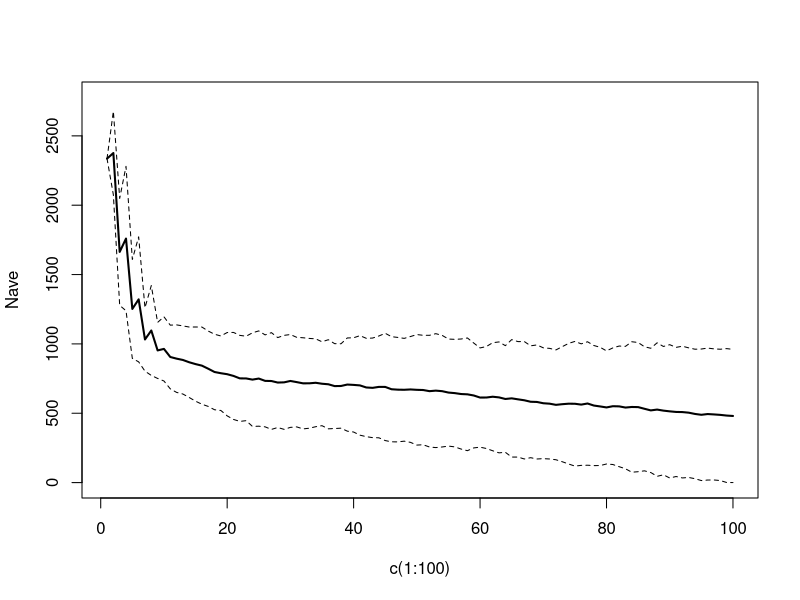
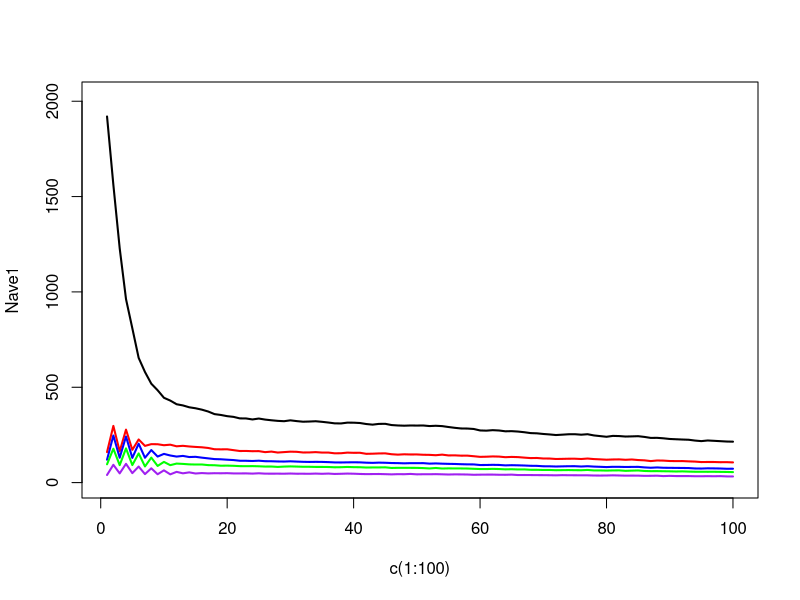

The R source for these figures, in order:
#with ceiling-type density dependence and stochastic variation in annual survival rate 

library(MASS)


######### set up site effects and calculate probability of hatching a nest during the season #######
### functions to calculate probability of hatching at least one nest for exclosed/unexclosed ####
### this set up is a bit cumbersome but likely best way to build reactive decision tool; set these up once and then r can recalculate only when needed ####

h.un.calc<-function(alpha.a,alpha.p,alpha.f, eta.a,eta.p,r2,r3,m){
  lin.f<-exp(alpha.f)
  lin.a<-exp(alpha.a+eta.a)
  lin.p<-exp(alpha.p+eta.p)
  survp<-1/(lin.f+lin.a+lin.p+1)   #daily survival probability
  
  #period fate probabilities for each nest
  pred.p<-((lin.p/(lin.f+lin.a+lin.p+1))/(1-survp)*(1-survp^34))  #predation unexclosed
  a.p.un<-((lin.a/(lin.f+lin.a+lin.p+1))/(1-survp)*(1-survp^34))  #abandonment unexclosed
  flood.p<-((lin.f/(lin.f+lin.a+lin.p+1))/(1-survp)*(1-survp^34))  #flooding probability
  o.un<-flood.p+pred.p
  hatch.un<-survp^34  #probability of period survival unexclosed nest
  h.un<-hatch.un+r2*(o.un*hatch.un+a.p.un*(1-m)*hatch.un+o.un*(o.un*r3+a.p.un*(1-m)*r3*hatch.un)+
                       a.p.un*(1-m)*(o.un*hatch.un+a.p.un*(1-m)*r3*hatch.un))
  
  
}

h.ex.calc<-function(alpha.a,alpha.p,alpha.f, beta.a.ex, beta.p.ex, eta.a,eta.p,r2,r3,m){
  
  lin.f.ex<-exp(alpha.f)
  lin.a.ex<-exp(alpha.a + eta.a + beta.a.ex)
  lin.p.ex<-exp(alpha.p + eta.p + beta.p.ex)
  survp.ex<-1/(lin.f.ex+lin.a.ex+lin.p.ex+1)
  pred.p.ex<-((lin.p.ex/(lin.f.ex+lin.a.ex+lin.p.ex+1))/(1-survp.ex)*(1-survp.ex^34))
  a.p.ex<-((lin.a.ex/(lin.f.ex+lin.a.ex+lin.p.ex+1))/(1-survp.ex)*(1-survp.ex^34))
  flood.p.ex<-((lin.f.ex/(lin.f.ex+lin.a.ex+lin.p.ex+1))/(1-survp.ex)*(1-survp.ex^34))
  
  hatch.ex<-survp.ex^34   #probability of period survival exclosed nest
  o.ex<-flood.p.ex+pred.p.ex 
  h.ex<-hatch.ex+r2*(o.ex*hatch.ex+a.p.ex*(1-m)*hatch.ex+o.ex*(o.ex*r3+a.p.ex*(1-m)*r3*hatch.ex)+
                       a.p.ex*(1-m)*(o.ex*hatch.ex+a.p.ex*(1-m)*r3*hatch.ex))
}

aban.ex.calc<-function(alpha.a,alpha.p,alpha.f, beta.a.ex, beta.p.ex, eta.a,eta.p){
  
  lin.f.ex<-exp(alpha.f)
  lin.a.ex<-exp(alpha.a + eta.a + beta.a.ex)
  lin.p.ex<-exp(alpha.p + eta.p + beta.p.ex)
  survp.ex<-1/(lin.f.ex+lin.a.ex+lin.p.ex+1)
  a.p.ex<-((lin.a.ex/(lin.f.ex+lin.a.ex+lin.p.ex+1))/(1-survp.ex)*(1-survp.ex^34))
}
aban.un.calc<-function(alpha.a, alpha.p, alpha.f, eta.a, eta.p){
  
  lin.f<-exp(alpha.f)
  lin.a<-exp(alpha.a+eta.a)
  lin.p<-exp(alpha.p+eta.p)
  survp<-1/(lin.f+lin.a+lin.p+1)
  a.p.un<-((lin.a/(lin.f+lin.a+lin.p+1))/(1-survp)*(1-survp^34)) 
}


###################################### 

##set up:

#permutation matrix

E11<-matrix(0, nrow=2, ncol=5)
E12<-matrix(0, nrow=2, ncol=5)
E13<-matrix(0, nrow=2, ncol=5)
E14<-matrix(0, nrow=2, ncol=5)
E15<-matrix(0, nrow=2, ncol=5)
E21<-matrix(0, nrow=2, ncol=5)
E22<-matrix(0, nrow=2, ncol=5)
E23<-matrix(0, nrow=2, ncol=5)
E24<-matrix(0, nrow=2, ncol=5)
E25<-matrix(0, nrow=2, ncol=5)

E11[1,1]<-1
E12[1,2]<-1
E13[1,3]<-1
E14[1,4]<-1
E15[1,5]<-1
E21[2,1]<-1
E22[2,2]<-1
E23[2,3]<-1
E24[2,4]<-1
E25[2,5]<-1

P<-E11%x%t(E11) + E12%x%t(E12) + E13%x%t(E13) + E14%x%t(E14) + E15%x%t(E15) +
  E21%x%t(E21) + E22%x%t(E22) + E23%x%t(E23) + E24%x%t(E24) + E25%x%t(E25)


# site-independent variables  ##current values from run of "basic_approach_revise"; replace with final values after model finishes

r2<-0.7
r3<-0.7
m<-0.7   ###### should change to separate mortalities associated with exclosed-abandoned and unexclosed-abandoned ######
yt=0.99  
ys=0.68  
Phij=0.52  
Phia=0.74
f<-0.4
f.CV=0.06  #already on log-odds scale
CV=0.1
alpha.a<- -7.356
alpha.p<- -3.99
alpha.f<- -5.35
beta.a.ex<- 1.5
beta.p.ex<- -2.1
E<-0.94
rr.ad<-0.95  #adult site fidelity
rr.sy<-0.2  #second-year site fidelity

##baseline mortality risk: abandonment at unexclosed nests
a.p.un<-aban.un.calc(alpha.a, alpha.p, alpha.f, eta.a = 0, eta.p = 0)
m.a.un = yt*(a.p.un*m+a.p.un*(1-m)*r2*(a.p.un*m+a.p.un*(1-m)*r3*a.p.un*m))
m.s.un = ys*(a.p.un*m+a.p.un*(1-m)*r2*(a.p.un*m+a.p.un*(1-m)*r3*a.p.un*m))

###site-specific variables

#site 1 (=average sites) (=37/46 sites = 80% of population)
eta.p1 <- 0
eta.a1 <- 0

h.ex.1 <- h.ex.calc(alpha.a, alpha.p,alpha.f, beta.a.ex, beta.p.ex, eta.a1,eta.p1,r2,r3,m)
h.un.1 <- h.un.calc(alpha.a, alpha.p, alpha.f, eta.a1, eta.p1, r2, r3, m)
n.ex.1 <- 1
a.p.ex.1 <- aban.ex.calc(alpha.a,alpha.p,alpha.f, beta.a.ex, beta.p.ex, eta.a1, eta.p1)
a.p.un.1 <- aban.un.calc(alpha.a, alpha.p, alpha.f, eta.a1,eta.p1)

Nsy.site1.0<-0.8*2000/2*1.4   #start close to stable stage distribution - is this why there is a small jump followed by plateau or decline
Nad.site1.0<-0.8*2000/2
K.site1<-0.8*3000

#site 2 = high aban ave pred  (=4/46 = 8% of population)
eta.p2<-0
eta.a2<-1.5
h.ex.2 <- h.ex.calc(alpha.a, alpha.p,alpha.f, beta.a.ex, beta.p.ex, eta.a=eta.a2,eta.p=eta.p2,r2,r3,m)
h.un.2<-h.un.calc(alpha.a, alpha.p, alpha.f, eta.a=eta.a2, eta.p=eta.p2, r2, r3, m)
n.ex.2<-0.5
a.p.ex.2 <- aban.ex.calc(alpha.a,alpha.p,alpha.f, beta.a.ex, beta.p.ex, eta.a=eta.a2,eta.p=eta.a2)
a.p.un.2 <- aban.un.calc(alpha.a, alpha.p, alpha.f, eta.a=eta.a2, eta.p=eta.p2)

Nsy.site2.0<-0.08*2000/2
Nad.site2.0<-0.08*2000/2
K.site2<-0.08*3000

#site 3 = high pred ave aban  (=6% of population)
eta.p3<-0.5
eta.a3<-0
h.ex.3 <- h.ex.calc(alpha.a, alpha.p,alpha.f, beta.a.ex, beta.p.ex, eta.a=eta.a3,eta.p=eta.p3,r2,r3,m)
h.un.3<-h.un.calc(alpha.a, alpha.p, alpha.f, eta.a=eta.a3, eta.p=eta.p3, r2, r3, m)
n.ex.3<-1
a.p.ex.3 <- aban.ex.calc(alpha.a,alpha.p,alpha.f, beta.a.ex, beta.p.ex, eta.a=eta.a3,eta.p=eta.a3)
a.p.un.3 <- aban.un.calc(alpha.a, alpha.p, alpha.f, eta.a=eta.a3, eta.p=eta.p3)

Nsy.site3.0<-0.06*2000/2
Nad.site3.0<-0.06*2000/2
K.site3<-0.06*3000

#site 4 = ave pred low aban  (=4% of population)
eta.p4<-0
eta.a4<- -1.2
h.ex.4 <- h.ex.calc(alpha.a, alpha.p,alpha.f, beta.a.ex, beta.p.ex, eta.a=eta.a4,eta.p=eta.p4,r2,r3,m)
h.un.4<-h.un.calc(alpha.a, alpha.p, alpha.f, eta.a=eta.a4, eta.p=eta.p4, r2, r3, m)
n.ex.4<-1
a.p.ex.4 <- aban.ex.calc(alpha.a,alpha.p,alpha.f, beta.a.ex, beta.p.ex, eta.a=eta.a4,eta.p=eta.a4)
a.p.un.4 <- aban.un.calc(alpha.a, alpha.p, alpha.f, eta.a=eta.a4, eta.p=eta.p4)

Nsy.site4.0<-0.04*2000/2*1.4
Nad.site4.0<-0.04*2000/2
K.site4<-0.04*3000

#site 5 = focal site  
eta.p5<- -1.5
eta.a5<- -3
h.ex.5 <- h.ex.calc(alpha.a, alpha.p,alpha.f, beta.a.ex, beta.p.ex, eta.a=eta.a5,eta.p=eta.p5,r2,r3,m)
h.un.5<-h.un.calc(alpha.a, alpha.p, alpha.f, eta.a=eta.a5, eta.p=eta.p5, r2, r3, m)
n.ex.5<-1
a.p.ex.5 <- aban.ex.calc(alpha.a,alpha.p,alpha.f, beta.a.ex, beta.p.ex, eta.a=eta.a5,eta.p=eta.a5)
a.p.un.5 <- aban.un.calc(alpha.a, alpha.p, alpha.f, eta.a=eta.a5, eta.p=eta.p5)

Nsy.site5.0<-20
Nad.site5.0<-20
K.site5<-60

##relative site sizes to use for caluclating dispersal rates

P12<-(K.site2/sum(K.site2+K.site3+K.site4+K.site5))  #when dispersing from site 1 to 2, probability based on size of site 2 relative to all site choices (2:5)
P13<-(K.site3/sum(K.site2+K.site3+K.site4+K.site5))
P14<-(K.site4/sum(K.site2+K.site3+K.site4+K.site5))
P15<-(K.site5/sum(K.site2+K.site3+K.site4+K.site5))
P21<-(K.site1/sum(K.site1+K.site3+K.site4+K.site5))
P23<-(K.site3/sum(K.site1+K.site3+K.site4+K.site5))
P24<-(K.site4/sum(K.site1+K.site3+K.site4+K.site5))
P25<-(K.site5/sum(K.site1+K.site3+K.site4+K.site5))
P31<-(K.site1/sum(K.site1+K.site2+K.site4+K.site5))
P32<-(K.site2/sum(K.site1+K.site2+K.site4+K.site5))
P34<-(K.site4/sum(K.site1+K.site2+K.site4+K.site5))
P35<-(K.site5/sum(K.site1+K.site2+K.site4+K.site5))
P41<-(K.site1/sum(K.site1+K.site2+K.site3+K.site5))
P42<-(K.site2/sum(K.site1+K.site2+K.site3+K.site5))
P43<-(K.site3/sum(K.site1+K.site2+K.site3+K.site5))
P45<-(K.site4/sum(K.site1+K.site2+K.site3+K.site5))
P51<-(K.site1/sum(K.site1+K.site2+K.site3+K.site4))
P52<-(K.site2/sum(K.site1+K.site2+K.site3+K.site5))
P53<-(K.site3/sum(K.site1+K.site2+K.site3+K.site5))
P54<-(K.site4/sum(K.site1+K.site2+K.site3+K.site5))


#calculate SD for vital rates 
sdPhij=CV*Phij
sdPhia=CV*Phia

#sd on logit scale
sdPhijlogit=sdPhij/(Phij*(1-Phij))
sdPhialogit=sdPhia/(Phia*(1-Phia))

vcovSurv=matrix(c(sdPhijlogit^2,sdPhijlogit*sdPhialogit, sdPhijlogit*sdPhialogit, sdPhialogit^2),2,2,byrow=TRUE)

sdf=f.CV*f   #value of f.CV already on log-odds scale


###########initialize stuff
n.iter=100
n.year=100
Nmatrix<-matrix(0,nrow=n.iter,ncol=n.year)
Nmatrix1<-matrix(0,nrow=n.iter,ncol=n.year)
Nmatrix2<-matrix(0,nrow=n.iter,ncol=n.year)
Nmatrix3<-matrix(0,nrow=n.iter,ncol=n.year)
Nmatrix4<-matrix(0,nrow=n.iter,ncol=n.year)
Nmatrix5<-matrix(0,nrow=n.iter,ncol=n.year)
Extinct<-0
lambda<-matrix(0,nrow=n.iter,ncol=n.year)
lambda.site<-matrix(0,nrow=n.iter,ncol=n.year)
lambda4<-matrix(0, nrow=n.iter, ncol=n.year)


##start loop

for(iter in 1:n.iter){ 
  #set up initial population sizes (some of this can be initialized before loop)
  popmat1<-matrix(0,10,n.year)
  popmat1[1,1]<-Nsy.site1.0
  popmat1[2,1]<-Nsy.site2.0
  popmat1[3,1]<-Nsy.site3.0
  popmat1[4,1]<-Nsy.site4.0
  popmat1[5,1]<-Nsy.site5.0
  popmat1[6,1]<-Nad.site1.0
  popmat1[7,1]<-Nad.site2.0
  popmat1[8,1]<-Nad.site3.0
  popmat1[9,1]<-Nad.site4.0
  popmat1[10,1]<-Nad.site5.0
  
  
  Ntotal1<-c(popmat1[1,1]+popmat1[2,1]+popmat1[3,1]+popmat1[4,1]+popmat1[5,1]+popmat1[6,1]+popmat1[7,1]
             +popmat1[8,1]+popmat1[9,1]+popmat1[10,1],rep(0, n.year-1))
  Nsite.1<-c(popmat1[1,1]+popmat1[6,1], rep(0,n.year-1))
  Nsite.2<-c(popmat1[2,1]+popmat1[7,1], rep(0,n.year-1))
  Nsite.3<-c(popmat1[3,1]+popmat1[8,1], rep(0,n.year-1))
  Nsite.4<-c(popmat1[4,1]+popmat1[9,1], rep(0,n.year-1))
  Nsite.5<-c(popmat1[5,1]+popmat1[10,1], rep(0,n.year-1))
  
  
  for(i in 2:n.year){
    
    #generate stochastic winter survival (adult and juveniles correlated) for use at all sites
    
    survmean.w<-plogis(mvrnorm(1,c(qlogis(Phij),qlogis(Phia)),vcovSurv))
    Phij.w <- survmean.w[1]^(10/12)
    Phia.w <- survmean.w[2]^(10/12)
    survmean.b<-plogis(mvrnorm(1,c(qlogis(Phij),qlogis(Phia)),vcovSurv))
    Phijt.b<-survmean.b[1]^(2/12)
    Phiat.b<-survmean.b[2]^(2/12)
    
    ###Site 1:	
    #ceiling: sets probability of nesting to 0 for females in excess of carrying capacity
    if (Nsite.1[i-1]>K.site1){
      
      ytt1<-(popmat1[6,i-1]/Nsite.1[i-1])*(0+K.site1/Nsite.1[i-1]*yt)  #proportion of adults in population * (excess*0 + nonexcess*Fa)
      yst1<-(popmat1[1,i-1]/Nsite.1[i-1])*(0+K.site1/Nsite.1[i-1]*ys)  
      dsy21t<-0; dsy31t<-0; dsy41t<-0; dsy51t<-0  #no dispersal into site 1 if above K
      rr.sy1t<-((Nsite.1[i-1]-K.site1)*(1/0.95)+K.site1*rr.sy)/Nsite.1[i-1]  #if above K, excess birds disperse with prob = 95%
      rr.ad1t<-((Nsite.1[i-1]-K.site1)*(1/0.95)+K.site1*rr.ad)/Nsite.1[i-1]
    }#excess females 
    else{ #default values
      ytt1<-yt
      yst1<-ys
      rr.sy1t<-rr.sy
      rr.ad1t<-rr.ad
      
    }
    
    #yearly fecundity rates; 2 (=female eggs) * hatch.proportion *prob nesting * prob hatch  (=females hatched)  #demographic stochasticity: E[i] rpois(clutch.size)
    Fat1<-ytt1*(2*E*(n.ex.1*h.ex.1 + (1-n.ex.1)*h.un.1))
    Fst1<-yst1*(2*E*(n.ex.1*h.ex.1 + (1-n.ex.1)*h.un.1))
    
    #adult mortality
    m.a.ex.1=ytt1*(a.p.ex.1*m+a.p.ex.1*(1-m)*r2*(a.p.ex.1*m+a.p.ex.1*(1-m)*r3*a.p.ex.1*m))  
    #m.a.un.1=ytt1*(a.p.un*m+a.p.un*(1-m)*r2*(a.p.un*m+a.p.un*(1-m)*r3*a.p.un*m)) #removed; now a baseline, outside of loop
    m.s.ex.1=yst1*(a.p.ex.1*m+a.p.ex.1*(1-m)*r2*(a.p.ex.1*m+a.p.ex.1*(1-m)*r3*a.p.ex.1*m))  
    #m.s.un.1=yst1*(a.p.un*m+a.p.un*(1-m)*r2*(a.p.un*m+a.p.un*(1-m)*r3*a.p.un*m)) 
    
    #calculate breeding survival and stochastic fledging rates
    
    Phijt.b1<-(Phijt.b)/(1-m.s.un)*(1-m.s.ex.1*n.ex.1)
    Phiat.b1<-((Phiat.b)*(1-m.a.ex.1*n.ex.1))/(1-m.a.un)  #mean adult survival
    f.t.1<-plogis(rnorm(1,qlogis(f),sdf))
    
    #Site 2:	
    #ceiling: sets probability of nesting to 0 for females in excess of carrying capacity
    if (Nsite.2[i-1]>K.site2){
      
      ytt2<-(popmat1[7,i-1]/Nsite.2[i-1])*(0+K.site2/Nsite.2[i-1]*yt)  #proportion of adults in population * (excess*0 + nonexcess*Fa)
      yst2<-(popmat1[2,i-1]/Nsite.2[i-1])*(0+K.site2/Nsite.2[i-1]*ys)  
      
      rr.sy2t<-((Nsite.2[i-1]-K.site2)*(1/0.95)+K.site2*rr.sy)/Nsite.2[i-1]  #if above K, excess birds disperse with prob = 95%
      rr.ad2t<-((Nsite.2[i-1]-K.site2)*(1/0.95)+K.site2*rr.ad)/Nsite.2[i-1]	
      
    }#excess females 
    else{
      ytt2<-yt
      yst2<-ys
      rr.sy2t<-rr.sy
      rr.ad2t<-rr.ad
    }
    
    #yearly fecundity rates; 2 (=female eggs) * hatch.proportion *prob nesting * prob hatch  (=females hatched)  #demographic stochasticity: E[i] rpois(clutch.size)
    Fat2<-ytt2*(2*E*(n.ex.2*h.ex.2 + (1-n.ex.2)*h.un.2))
    Fst2<-yst2*(2*E*(n.ex.2*h.ex.2 + (1-n.ex.2)*h.un.2))
    
    #adult mortality
    m.a.ex.2=ytt2*(a.p.ex.2*m+a.p.ex.2*(1-m)*r2*(a.p.ex.2*m+a.p.ex.2*(1-m)*r3*a.p.ex.2*m))  
    m.s.ex.2=yst2*(a.p.ex.2*m+a.p.ex.2*(1-m)*r2*(a.p.ex.2*m+a.p.ex.2*(1-m)*r3*a.p.ex.2*m))
    
    #calculate breeding survival and stochastic fledging rates  
    
    Phijt.b2<-(Phijt.b)/(1-m.s.un)*(1-m.s.ex.2*(n.ex.2))  #mean post-fledge survival-stochastic baseline *probability of surviving abandonment 
    Phiat.b2<-(Phiat.b)/(1-m.a.un)*(1-m.a.ex.2*(n.ex.2))  #mean adult survival
    f.t.2<-plogis(rnorm(1,qlogis(f),sdf))  
    
    
    #Site 3:	
    #ceiling: sets probability of nesting to 0 for females in excess of carrying capacity
    if (Nsite.3[i-1]>K.site3){
      
      ytt3<-(popmat1[8,i-1]/Nsite.3[i-1])*(0+K.site3/Nsite.3[i-1]*yt)  #proportion of adults in population * (excess*0 + nonexcess*Fa)
      yst3<-(popmat1[3,i-1]/Nsite.3[i-1])*(0+K.site3/Nsite.3[i-1]*ys)  	
      
      
      rr.sy3t<-((Nsite.3[i-1]-K.site3)*(1/0.95)+K.site3*rr.sy)/Nsite.3[i-1]  #if above K, excess birds disperse with prob = 95%
      rr.ad3t<-((Nsite.3[i-1]-K.site3)*(1/0.95)+K.site3*rr.ad)/Nsite.3[i-1]
      
    }#excess females 
    else{
      ytt3<-yt
      yst3<-ys
      rr.sy3t<-rr.sy
      rr.ad3t<-rr.ad
      
    }
    
    #yearly fecundity rates; 2 (=female eggs) * hatch.proportion *prob nesting * prob hatch  (=females hatched)  
    Fat3<-ytt3*(2*E*(n.ex.3*h.ex.3 + (1-n.ex.3)*h.un.3))
    Fst3<-yst3*(2*E*(n.ex.3*h.ex.3 + (1-n.ex.3)*h.un.3))
    
    #adult mortality
    m.a.ex.3=ytt3*(a.p.ex.3*m+a.p.ex.3*(1-m)*r2*(a.p.ex.3*m+a.p.ex.3*(1-m)*r3*a.p.ex.3*m))  
    m.s.ex.3=yst3*(a.p.ex.3*m+a.p.ex.3*(1-m)*r2*(a.p.ex.3*m+a.p.ex.3*(1-m)*r3*a.p.ex.3*m))	
    
    #calculate breeding survival and stochastic fledging rates
    
    Phijt.b3<-(Phijt.b)/(1-m.s.un)*(1-m.s.ex.3*(n.ex.3))  #mean post-fledge survival-stochastic baseline *probability of surviving abandonment 
    Phiat.b3<-(Phiat.b)/(1-m.a.un)*(1-m.a.ex.3*(n.ex.3))  #mean adult survival
    f.t.3<-plogis(rnorm(1,qlogis(f),sdf))  
    
    #Site 4:	
    #ceiling: sets probability of nesting to 0 for females in excess of carrying capacity
    if (Nsite.4[i-1]>K.site4){
      
      ytt4<-(popmat1[9,i-1]/Nsite.4[i-1])*(0+K.site4/Nsite.4[i-1]*yt)  #proportion of adults in population * (excess*0 + nonexcess*Fa)
      yst4<-(popmat1[4,i-1]/Nsite.4[i-1])*(0+K.site4/Nsite.4[i-1]*ys)  
      
      
      rr.sy4t<-((Nsite.4[i-1]-K.site4)*(1/0.95)+K.site4*rr.sy)/Nsite.4[i-1]  #if above K, excess birds disperse with prob = 95%
      rr.ad4t<-((Nsite.4[i-1]-K.site4)*(1/0.95)+K.site4*rr.ad)/Nsite.4[i-1]	
      
    }#excess females 
    else{
      ytt4<-yt
      yst4<-ys
      rr.sy4t<-rr.sy
      rr.ad4t<-rr.ad
    }
    
    #yearly fecundity rates; 2 (=female eggs) * hatch.proportion *prob nesting * prob hatch  (=females hatched)  
    Fat4<-ytt4*(2*E*(n.ex.4*h.ex.4 + (1-n.ex.4)*h.un.4))
    Fst4<-yst4*(2*E*(n.ex.4*h.ex.4 + (1-n.ex.4)*h.un.4))
    
    #adult mortality
    m.a.ex.4=ytt4*(a.p.ex.4*m+a.p.ex.4*(1-m)*r2*(a.p.ex.4*m+a.p.ex.4*(1-m)*r3*a.p.ex.4*m))  
    m.s.ex.4=yst4*(a.p.ex.4*m+a.p.ex.4*(1-m)*r2*(a.p.ex.4*m+a.p.ex.4*(1-m)*r3*a.p.ex.4*m))
    
    #calculate breeding survival and stochastic fledging rates 
    
    Phijt.b4<-(Phijt.b)/(1-m.s.un)*(1-m.s.ex.4*(n.ex.4))  #mean post-fledge survival-stochastic baseline *probability of surviving abandonment 
    Phiat.b4<-(Phiat.b)*(1-m.a.un)*(1-m.a.ex.4*(n.ex.4))  #mean adult survival
    f.t.4<-plogis(rnorm(1,qlogis(f),sdf))  
    
    #Site 5:	
    #ceiling: sets probability of nesting to 0 for females in excess of carrying capacity
    if (Nsite.5[i-1]>K.site5){
      
      ytt5<-(popmat1[10,i-1]/Nsite.5[i-1])*(0+K.site5/Nsite.5[i-1]*yt)  #proportion of adults in population * (excess*0 + nonexcess*Fa)
      yst5<-(popmat1[5,i-1]/Nsite.5[i-1])*(0+K.site5/Nsite.5[i-1]*ys)  
      
      
      rr.sy5t<-((Nsite.5[i-1]-K.site5)*(1/0.95)+K.site5*rr.sy)/Nsite.5[i-1]  #if above K, excess birds disperse with prob = 95%
      rr.ad5t<-((Nsite.5[i-1]-K.site5)*(1/0.95)+K.site5*rr.ad)/Nsite.5[i-1]	
      
      
    }#excess females 
    else{
      ytt5<-yt
      yst5<-ys
      rr.sy5t<-rr.sy
      rr.ad5t<-rr.ad
      
    }
    
    #yearly fecundity rates; 2 (=female eggs) * hatch.proportion *prob nesting * prob hatch  (=females hatched)  
    Fat5<-ytt5*(2*E*(n.ex.5*h.ex.5 + (1-n.ex.5)*h.un.5))
    Fst5<-yst5*(2*E*(n.ex.5*h.ex.5 + (1-n.ex.5)*h.un.5))
    
    #adult mortality
    m.a.ex.5=ytt5*(a.p.ex.5*m+a.p.ex.5*(1-m)*r2*(a.p.ex.5*m+a.p.ex.5*(1-m)*r3*a.p.ex.5*m))  
    m.s.ex.5=yst5*(a.p.ex.5*m+a.p.ex.5*(1-m)*r2*(a.p.ex.5*m+a.p.ex.5*(1-m)*r3*a.p.ex.5*m))
    
    #calculate breeding survival and stochastic fledging rates 
    
    Phijt.b5<-(Phijt.b)/(1-m.s.un)*(1-m.s.ex.5*(n.ex.5))  #mean post-fledge survival-stochastic baseline *probability of surviving abandonment 
    Phiat.b5<-(Phiat.b)/(1-m.a.un)*(1-m.a.ex.5*(n.ex.5))  #mean adult survival
    f.t.5<-plogis(rnorm(1,qlogis(f),sdf))  
    
    #calculate dispersal rates of sy birds
    dsy12t<-(1-rr.sy1t)*P12*(1-(1/(1+exp(-(Nsite.2[i-1]-K.site2) ) ) ) )  #(1-return rate site 1)*relative size of site 2 * (multiplier; moves rapidly to 1 when site.2 < K; to 1 when site.2 > K)
    
    dsy13t<-(1-rr.sy1t)*P13*(1-(1/(1+exp(-(Nsite.3[i-1]-K.site3) ) ) ) )
    dsy14t<-(1-rr.sy1t)*P14*(1-(1/(1+exp(-(Nsite.4[i-1]-K.site4) ) ) ) )
    dsy15t<-(1-rr.sy1t)*P15*(1-(1/(1+exp(-(Nsite.5[i-1]-K.site5) ) ) ) )	
    dsy21t<-(1-rr.sy2t)*P21*(1-(1/(1+exp(-(Nsite.1[i-1]-K.site1) ) ) ) )
    dsy23t<-(1-rr.sy2t)*P23*(1-(1/(1+exp(-(Nsite.3[i-1]-K.site3) ) ) ) )
    dsy24t<-(1-rr.sy2t)*P24*(1-(1/(1+exp(-(Nsite.4[i-1]-K.site4) ) ) ) )
    dsy25t<-(1-rr.sy2t)*P25*(1-(1/(1+exp(-(Nsite.5[i-1]-K.site5) ) ) ) )
    dsy31t<-(1-rr.sy3t)*P31*(1-(1/(1+exp(-(Nsite.1[i-1]-K.site1) ) ) ) )
    dsy32t<-(1-rr.sy3t)*P31*(1-(1/(1+exp(-(Nsite.2[i-1]-K.site2) ) ) ) )
    dsy34t<-(1-rr.sy3t)*P34*(1-(1/(1+exp(-(Nsite.4[i-1]-K.site4) ) ) ) )
    dsy35t<-(1-rr.sy3t)*P35*(1-(1/(1+exp(-(Nsite.5[i-1]-K.site5) ) ) ) )
    dsy41t<-(1-rr.sy4t)*P41*(1-(1/(1+exp(-(Nsite.1[i-1]-K.site1) ) ) ) )
    dsy42t<-(1-rr.sy4t)*P42*(1-(1/(1+exp(-(Nsite.2[i-1]-K.site2) ) ) ) )
    dsy43t<-(1-rr.sy4t)*P43*(1-(1/(1+exp(-(Nsite.3[i-1]-K.site3) ) ) ) )
    dsy45t<-(1-rr.sy4t)*P45*(1-(1/(1+exp(-(Nsite.5[i-1]-K.site5) ) ) ) )
    dsy51t<-(1-rr.sy5t)*P51*(1-(1/(1+exp(-(Nsite.1[i-1]-K.site1) ) ) ) )
    dsy52t<-(1-rr.sy5t)*P52*(1-(1/(1+exp(-(Nsite.2[i-1]-K.site2) ) ) ) )
    dsy53t<-(1-rr.sy5t)*P53*(1-(1/(1+exp(-(Nsite.3[i-1]-K.site3) ) ) ) )
    dsy54t<-(1-rr.sy5t)*P54*(1-(1/(1+exp(-(Nsite.4[i-1]-K.site4) ) ) ) )
    
    #calculate dispersal rates of adult birds
    dad12t<-(1-rr.ad1t)*P12*(1-(1/(1+exp(-(Nsite.2[i-1]-K.site2) ) ) ) )  
    dad13t<-(1-rr.ad1t)*P13*(1-(1/(1+exp(-(Nsite.3[i-1]-K.site3) ) ) ) )
    dad14t<-(1-rr.ad1t)*P14*(1-(1/(1+exp(-(Nsite.4[i-1]-K.site4) ) ) ) )
    dad15t<-(1-rr.ad1t)*P15*(1-(1/(1+exp(-(Nsite.5[i-1]-K.site5) ) ) ) )	
    dad21t<-(1-rr.ad2t)*P21*(1-(1/(1+exp(-(Nsite.1[i-1]-K.site1) ) ) ) )
    dad23t<-(1-rr.ad2t)*P23*(1-(1/(1+exp(-(Nsite.3[i-1]-K.site3) ) ) ) )
    dad24t<-(1-rr.ad2t)*P24*(1-(1/(1+exp(-(Nsite.4[i-1]-K.site4) ) ) ) )
    dad25t<-(1-rr.ad2t)*P25*(1-(1/(1+exp(-(Nsite.5[i-1]-K.site5) ) ) ) )
    dad31t<-(1-rr.ad3t)*P31*(1-(1/(1+exp(-(Nsite.1[i-1]-K.site1) ) ) ) )
    dad32t<-(1-rr.ad3t)*P31*(1-(1/(1+exp(-(Nsite.2[i-1]-K.site2) ) ) ) )
    dad34t<-(1-rr.ad3t)*P34*(1-(1/(1+exp(-(Nsite.4[i-1]-K.site4) ) ) ) )
    dad35t<-(1-rr.ad3t)*P35*(1-(1/(1+exp(-(Nsite.5[i-1]-K.site5) ) ) ) )
    dad41t<-(1-rr.ad4t)*P41*(1-(1/(1+exp(-(Nsite.1[i-1]-K.site1) ) ) ) )
    dad42t<-(1-rr.ad4t)*P42*(1-(1/(1+exp(-(Nsite.2[i-1]-K.site2) ) ) ) )
    dad43t<-(1-rr.ad4t)*P43*(1-(1/(1+exp(-(Nsite.3[i-1]-K.site3) ) ) ) )
    dad45t<-(1-rr.ad4t)*P45*(1-(1/(1+exp(-(Nsite.5[i-1]-K.site5) ) ) ) )
    dad51t<-(1-rr.ad5t)*P51*(1-(1/(1+exp(-(Nsite.1[i-1]-K.site1) ) ) ) )
    dad52t<-(1-rr.ad5t)*P52*(1-(1/(1+exp(-(Nsite.2[i-1]-K.site2) ) ) ) )
    dad53t<-(1-rr.ad5t)*P53*(1-(1/(1+exp(-(Nsite.3[i-1]-K.site3) ) ) ) )
    dad54t<-(1-rr.ad5t)*P54*(1-(1/(1+exp(-(Nsite.4[i-1]-K.site4) ) ) ) )
    
    M.grand<-matrix(c(rr.sy1t, dsy21t, dsy31t, dsy41t, dsy51t, 0,0,0,0,0,
                      dsy12t, rr.sy2t, dsy32t, dsy42t, dsy52t, 0,0,0,0,0,
                      dsy13t, dsy23t, rr.sy3t, dsy43t, dsy53t, 0,0,0,0,0,
                      dsy14t, dsy24t, dsy34t, rr.sy4t, dsy45t, 0,0,0,0,0,
                      dsy15t, dsy25t, dsy35t, dsy45t, rr.sy5t, 0,0,0,0,0,
                      0,0,0,0,0, rr.ad1t, dad21t, dad31t, dad41t, dad51t,
                      0,0,0,0,0, dad12t, rr.ad2t, dad32t, dad42t, dad52t,
                      0,0,0,0,0, dad13t, dad23t, rr.ad3t, dad43t, dad53t,
                      0,0,0,0,0, dad14t, dad24t, dad34t, rr.ad4t, dad54t,
                      0,0,0,0,0, dad15t, dad25t, dad35t, dad45t, rr.ad5t), nrow=10, byrow=TRUE)
    
    
    B.grand<-matrix(c(Phijt.b1*Phij.w*Fst1*f.t.1, Fat1*Phiat.b1*Phia.w,0,0,0,0,0,0,0,0,
                      Phijt.b1*Phij.w*f.t.1,Phiat.b1*Phia.w,0,0,0,0,0,0,0,0,
                      0,0,Phijt.b2*Phij.w*Fst2*f.t.2, Fat2*Phiat.b2*Phia.w,0,0,0,0,0,0,
                      0,0,Phijt.b2*Phij.w*f.t.2,Phiat.b2*Phia.w,0,0,0,0,0,0,
                      0,0,0,0,Phijt.b3*Phij.w*Fst3*f.t.3, Fat3*Phiat.b3*Phia.w,0,0,0,0,
                      0,0,0,0,Phijt.b3*Phij.w*f.t.3,Phiat.b3*Phia.w,0,0,0,0,
                      0,0,0,0,0,0,Phijt.b4*Phij.w*Fst4*f.t.4, Fat4*Phiat.b4*Phia.w,0,0,
                      0,0,0,0,0,0,Phijt.b4*Phij.w*f.t.4,Phiat.b4*Phia.w,0,0,
                      0,0,0,0,0,0,0,0,Phijt.b5*Phij.w*Fst5*f.t.5, Fat5*Phiat.b5*Phia.w,
                      0,0,0,0,0,0,0,0,Phijt.b5*Phij.w*f.t.5,Phiat.b5*Phia.w
    ),
    nrow=10,byrow=TRUE)
    
    
    popmat1[1:10,i]<-P%*%B.grand%*%t(P)%*%M.grand%*%popmat1[1:10,i-1]   #where columns arranged as Nsy.site1, Nsy.site2, Nad.site1, Nad.site2
    Ntotal1[i]<-popmat1[1,i]+popmat1[2,i]+popmat1[3,i]+popmat1[4,i]+popmat1[5,i]+popmat1[6,i]+popmat1[7,i]+popmat1[8,i]+popmat1[9,i]+popmat1[10,i]
    Nsite.1[i]<-popmat1[1,i]+popmat1[6,i]
    Nsite.2[i]<-popmat1[2,i]+popmat1[7,i]
    Nsite.3[i]<-popmat1[3,i]+popmat1[8,i]
    Nsite.4[i]<-popmat1[4,i]+popmat1[9,i]
    Nsite.5[i]<-popmat1[5,i]+popmat1[10,i]
    
    
    lambda[iter,i]<-eigen(B.grand)$values[1]
    lambda4[iter,i]<-eigen(B.grand[7:8,7:8])$values[1]
    
  }#n.year
  
  Extinct[Ntotal1[100]<1]=Extinct+1
  
  
  
  Nmatrix[iter,]<-Ntotal1[]
  Nmatrix1[iter,]<-Nsite.1[]
  Nmatrix2[iter,]<-Nsite.2[]
  Nmatrix3[iter,]<-Nsite.3[]
  Nmatrix4[iter,]<-Nsite.4[]
  Nmatrix5[iter,]<-Nsite.5[]
  
  
}#n.iter

Nave=colMeans(Nmatrix)
Nsd<-apply(Nmatrix,2,sd)
Nlow<-Nave-1.96*Nsd
Nhi<-Nave+1.96*Nsd

plot(c(1:100), ylim=c(0,100+max(Nhi)), Nave, type="l", lwd=2)
lines(c(1:100), Nlow, lty=2)
lines(c(1:100), Nhi, lty=2)

Nave1<-colMeans(Nmatrix1)
Nave2<-colMeans(Nmatrix2)
Nave3<-colMeans(Nmatrix3)
Nave4<-colMeans(Nmatrix4)
Nave5<-colMeans(Nmatrix5)

plot(c(1:100), ylim=c(0,100+max(Nave1)), Nave1, type="l", lwd=2)
lines(c(1:100), Nave2, type="l", lwd=2, col="red")
lines(c(1:100), Nave3, type="l", lwd=2, col="blue")
lines(c(1:100), Nave4, type="l", lwd=2, col="green")
lines(c(1:100), Nave5, type="l", lwd=2, col="purple")

